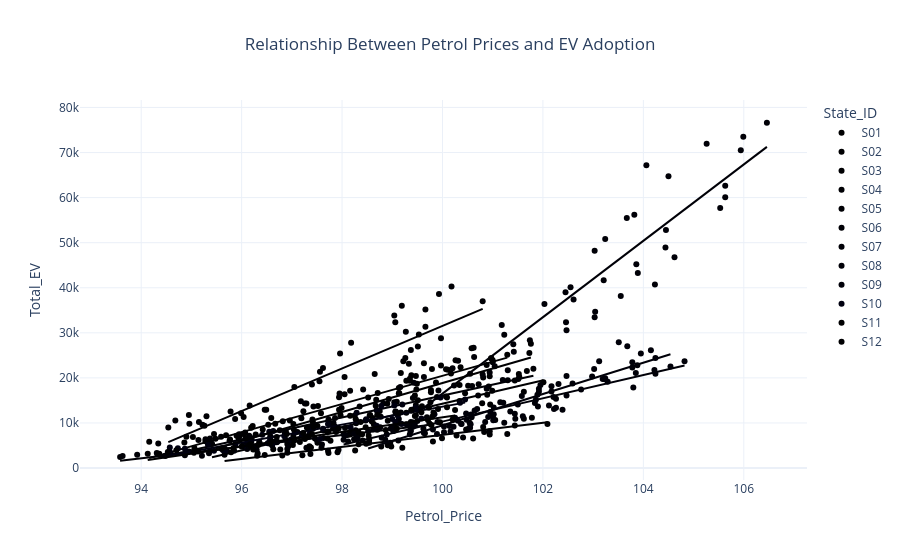

Notebook code cell kept with this figure:
### Markdown cell above
How do fuel prices influence EV adoption?

### Code cell
fuel_ev = fuel.merge(
    ev,
    on=["State_ID","Month"]
)

fig = px.scatter(
    fuel_ev,
    x="Petrol_Price",
    y="Total_EV",
    trendline="ols",
    color="State_ID",
    hover_data=["Month"],
    title="Relationship Between Petrol Prices and EV Adoption"
)

fig.update_layout(
    title_x=0.5,
    template="plotly_white"
)

fig.show()
